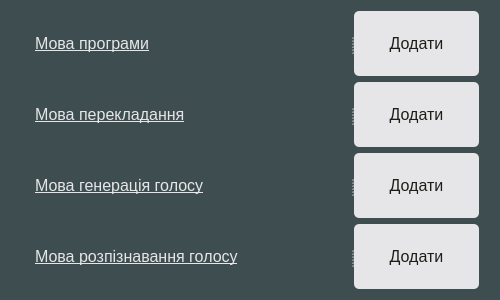
<?xml version="1.0" encoding="UTF-8"?>
<ui version="4.0">
 <class>Dialog</class>
 <widget class="QDialog" name="Dialog">
  <property name="geometry">
   <rect>
    <x>0</x>
    <y>0</y>
    <width>500</width>
    <height>300</height>
   </rect>
  </property>
  <property name="minimumSize">
   <size>
    <width>500</width>
    <height>300</height>
   </size>
  </property>
  <property name="maximumSize">
   <size>
    <width>500</width>
    <height>300</height>
   </size>
  </property>
  <property name="windowTitle">
   <string>Add Language</string>
  </property>
  <property name="styleSheet">
   <string notr="true">QWidget {
	marging: 20px;
	background-color: #3E4E50;
	padding:  0px 10px;
}</string>
  </property>
  <layout class="QVBoxLayout" name="verticalLayout">
   <item>
    <widget class="QSplitter" name="splitter">
     <property name="styleSheet">
      <string notr="true">QLabel {
	font-size: 16px;
	text-decoration: underline;
	color: #E6E6E9;
}

QPushButton {
	height: 40px;
	font-size: 16px;
	color: #1D1E18;
	background-color: #E6E6E9;
	border-radius: 5px;
}</string>
     </property>
     <property name="orientation">
      <enum>Qt::Horizontal</enum>
     </property>
     <widget class="QLabel" name="appLangLabel">
      <property name="styleSheet">
       <string notr="true">QLabel {
	font-size: 16px;
	text-decoration: underline;
	color: #E6E6E9;
}</string>
      </property>
      <property name="text">
       <string>Мова програми</string>
      </property>
     </widget>
     <widget class="QPushButton" name="addAppLangButton">
      <property name="minimumSize">
       <size>
        <width>125</width>
        <height>0</height>
       </size>
      </property>
      <property name="maximumSize">
       <size>
        <width>125</width>
        <height>16777215</height>
       </size>
      </property>
      <property name="cursor">
       <cursorShape>PointingHandCursor</cursorShape>
      </property>
      <property name="text">
       <string>Додати</string>
      </property>
     </widget>
    </widget>
   </item>
   <item>
    <widget class="QSplitter" name="splitter_2">
     <property name="styleSheet">
      <string notr="true">QLabel {
	font-size: 16px;
	text-decoration: underline;
	color: #E6E6E9;
}

QPushButton {
	height: 40px;
	font-size: 16px;
	color: #1D1E18;
	background-color: #E6E6E9;
	border-radius: 5px;
}</string>
     </property>
     <property name="orientation">
      <enum>Qt::Horizontal</enum>
     </property>
     <widget class="QLabel" name="translateLanguageLable">
      <property name="styleSheet">
       <string notr="true">QLabel {
	font-size: 16px;
	text-decoration: underline;
	color: #E6E6E9;
}</string>
      </property>
      <property name="text">
       <string>Мова перекладання</string>
      </property>
     </widget>
     <widget class="QPushButton" name="AddTranslateLanguageButton">
      <property name="minimumSize">
       <size>
        <width>125</width>
        <height>0</height>
       </size>
      </property>
      <property name="maximumSize">
       <size>
        <width>125</width>
        <height>16777215</height>
       </size>
      </property>
      <property name="cursor">
       <cursorShape>PointingHandCursor</cursorShape>
      </property>
      <property name="text">
       <string>Додати</string>
      </property>
     </widget>
    </widget>
   </item>
   <item>
    <widget class="QSplitter" name="splitter_3">
     <property name="styleSheet">
      <string notr="true">QLabel {
	font-size: 16px;
	text-decoration: underline;
	color: #E6E6E9;
}

QPushButton {
	height: 40px;
	font-size: 16px;
	color: #1D1E18;
	background-color: #E6E6E9;
	border-radius: 5px;
}</string>
     </property>
     <property name="orientation">
      <enum>Qt::Horizontal</enum>
     </property>
     <widget class="QLabel" name="ttsLangLabel">
      <property name="styleSheet">
       <string notr="true">QLabel {
	font-size: 16px;
	text-decoration: underline;
	color: #E6E6E9;
}</string>
      </property>
      <property name="text">
       <string>Мова генерація голосу</string>
      </property>
     </widget>
     <widget class="QPushButton" name="addTTLangButton">
      <property name="minimumSize">
       <size>
        <width>125</width>
        <height>0</height>
       </size>
      </property>
      <property name="maximumSize">
       <size>
        <width>125</width>
        <height>16777215</height>
       </size>
      </property>
      <property name="cursor">
       <cursorShape>PointingHandCursor</cursorShape>
      </property>
      <property name="text">
       <string>Додати</string>
      </property>
     </widget>
    </widget>
   </item>
   <item>
    <widget class="QSplitter" name="splitter_4">
     <property name="styleSheet">
      <string notr="true">QLabel {
	font-size: 16px;
	text-decoration: underline;
	color: #E6E6E9;
}

QPushButton {
	height: 40px;
	font-size: 16px;
	color: #1D1E18;
	background-color: #E6E6E9;
	border-radius: 5px;
}</string>
     </property>
     <property name="orientation">
      <enum>Qt::Horizontal</enum>
     </property>
     <widget class="QLabel" name="sttLangLabel">
      <property name="styleSheet">
       <string notr="true">QLabel {
	font-size: 16px;
	text-decoration: underline;
	color: #E6E6E9;
}</string>
      </property>
      <property name="text">
       <string>Мова розпізнавання голосу</string>
      </property>
     </widget>
     <widget class="QPushButton" name="pushButton_4">
      <property name="minimumSize">
       <size>
        <width>125</width>
        <height>0</height>
       </size>
      </property>
      <property name="maximumSize">
       <size>
        <width>125</width>
        <height>16777215</height>
       </size>
      </property>
      <property name="cursor">
       <cursorShape>PointingHandCursor</cursorShape>
      </property>
      <property name="text">
       <string>Додати</string>
      </property>
     </widget>
    </widget>
   </item>
  </layout>
 </widget>
 <resources>
  <include location="../../PycharmProjects/Diploma/Diploma/src/rs-qt/res-qt2.qrc"/>
 </resources>
 <connections/>
</ui>
